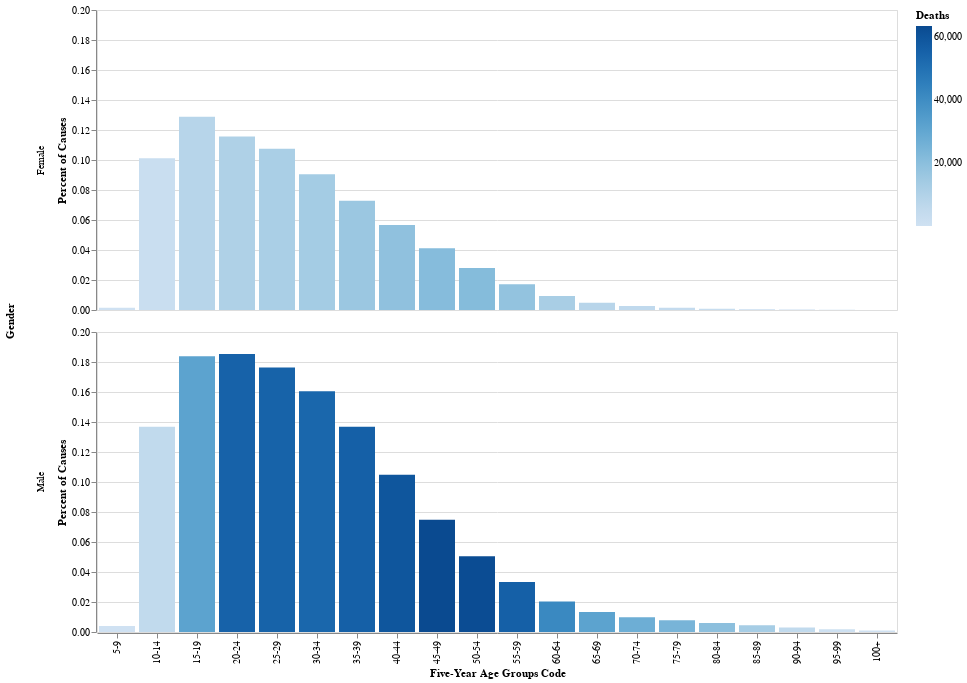

The notebook cell saved with this chart:
### Code cell
alt.Chart(selfharm_rates).mark_bar(tooltip=True).encode(
    x=alt.X('Five-Year Age Groups Code', sort=age_order),
    y='Percent of Causes',
    color=alt.Color('Deaths'),
    row='Gender'
).properties(
    width=800
)

### Figure 1 — Vega-Lite specification as saved in the notebook (floating-point values rounded to 4 significant figures)
{"config": {"view": {"continuousWidth": 300, "continuousHeight": 300}}, "data": {"name": "data-81aad3d263332e7077025535ce573b9c"}, "mark": {"type": "bar", "tooltip": true}, "encoding": {"color": {"field": "Deaths", "type": "quantitative"}, "row": {"field": "Gender", "type": "nominal"}, "x": {"field": "Five-Year Age Groups Code", "sort": ["1", "1-4", "5-9", "10-14", "15-19", "20-24", "25-29", "30-34", "35-39", "40-44", "45-49", "50-54", "55-59", "60-64", "65-69", "70-74", "75-79", "80-84", "85-89", "90-94", "95-99", "100+"], "type": "nominal"}, "y": {"field": "Percent of Causes", "type": "quantitative"}}, "width": 800, "$schema": "https://vega.github.io/schema/vega-lite/v5.17.0.json", "datasets": {"data-81aad3d263332e7077025535ce573b9c": [{"Notes": NaN, "ICD-10 113 Cause List": "#Intentional self-harm (suicide) (*U03,X60-X84,Y87.0)", "ICD-10 113 Cause List Code": "GR113-124", "Five-Year Age Groups": "5-9 years", "Five-Year Age Groups Code": "5-9", "Gender": "Female", "Gender Code": "F", "Deaths": 29.0, "Population": 216600000.0, "Crude Rate": 0.0, "Crude Rate Lower 95% Confidence Interval": 0.0, "Crude Rate Upper 95% Confidence Interval": 0.0, "Crude Rate Standard Error": 0.0, "All-Cause Deaths": 20210.0, "Percent of Causes": 0.001435}, {"Notes": NaN, "ICD-10 113 Cause List": "#Intentional self-harm (suicide) (*U03,X60-X84,Y87.0)", "ICD-10 113 Cause List Code": "GR113-124", "Five-Year Age Groups": "5-9 years", "Five-Year Age Groups Code": "5-9", "Gender": "Male", "Gender Code": "M", "Deaths": 107.0, "Population": 226500000.0, "Crude Rate": 0.0, "Crude Rate Lower 95% Confidence Interval": 0.0, "Crude Rate Upper 95% Confidence Interval": 0.1, "Crude Rate Standard Error": 0.0, "All-Cause Deaths": 26360.0, "Percent of Causes": 0.004059}, {"Notes": NaN, "ICD-10 113 Cause List": "#Intentional self-harm (suicide) (*U03,X60-X84,Y87.0)", "ICD-10 113 Cause List Code": "GR113-124", "Five-Year Age Groups": "10-14 years", "Five-Year Age Groups Code": "10-14", "Gender": "Female", "Gender Code": "F", "Deaths": 2393.0, "Population": 223800000.0, "Crude Rate": 1.1, "Crude Rate Lower 95% Confidence Interval": 1.0, "Crude Rate Upper 95% Confidence Interval": 1.1, "Crude Rate Standard Error": 0.0, "All-Cause Deaths": 23650.0, "Percent of Causes": 0.1012}, {"Notes": NaN, "ICD-10 113 Cause List": "#Intentional self-harm (suicide) (*U03,X60-X84,Y87.0)", "ICD-10 113 Cause List Code": "GR113-124", "Five-Year Age Groups": "10-14 years", "Five-Year Age Groups Code": "10-14", "Gender": "Male", "Gender Code": "M", "Deaths": 5087.0, "Population": 234300000.0, "Crude Rate": 2.2, "Crude Rate Lower 95% Confidence Interval": 2.1, "Crude Rate Upper 95% Confidence Interval": 2.2, "Crude Rate Standard Error": 0.0, "All-Cause Deaths": 37170.0, "Percent of Causes": 0.1369}, {"Notes": NaN, "ICD-10 113 Cause List": "#Intentional self-harm (suicide) (*U03,X60-X84,Y87.0)", "ICD-10 113 Cause List Code": "GR113-124", "Five-Year Age Groups": "15-19 years", "Five-Year Age Groups Code": "15-19", "Gender": "Female", "Gender Code": "F", "Deaths": 8297.0, "Population": 227300000.0, "Crude Rate": 3.7, "Crude Rate Lower 95% Confidence Interval": 3.6, "Crude Rate Upper 95% Confidence Interval": 3.7, "Crude Rate Standard Error": 0.0, "All-Cause Deaths": 64420.0, "Percent of Causes": 0.1288}, {"Notes": NaN, "ICD-10 113 Cause List": "#Intentional self-harm (suicide) (*U03,X60-X84,Y87.0)", "ICD-10 113 Cause List Code": "GR113-124", "Five-Year Age Groups": "15-19 years", "Five-Year Age Groups Code": "15-19", "Gender": "Male", "Gender Code": "M", "Deaths": 31500.0, "Population": 239500000.0, "Crude Rate": 13.2, "Crude Rate Lower 95% Confidence Interval": 13.0, "Crude Rate Upper 95% Confidence Interval": 13.3, "Crude Rate Standard Error": 0.1, "All-Cause Deaths": 171300.0, "Percent of Causes": 0.1838}, {"Notes": NaN, "ICD-10 113 Cause List": "#Intentional self-harm (suicide) (*U03,X60-X84,Y87.0)", "ICD-10 113 Cause List Code": "GR113-124", "Five-Year Age Groups": "20-24 years", "Five-Year Age Groups Code": "20-24", "Gender": "Female", "Gender Code": "F", "Deaths": 10560.0, "Population": 229100000.0, "Crude Rate": 4.6, "Crude Rate Lower 95% Confidence Interval": 4.5, "Crude Rate Upper 95% Confidence Interval": 4.7, "Crude Rate Standard Error": 0.0, "All-Cause Deaths": 91340.0, "Percent of Causes": 0.1156}, {"Notes": NaN, "ICD-10 113 Cause List": "#Intentional self-harm (suicide) (*U03,X60-X84,Y87.0)", "ICD-10 113 Cause List Code": "GR113-124", "Five-Year Age Groups": "20-24 years", "Five-Year Age Groups Code": "20-24", "Gender": "Male", "Gender Code": "M", "Deaths": 54990.0, "Population": 240000000.0, "Crude Rate": 22.9, "Crude Rate Lower 95% Confidence Interval": 22.7, "Crude Rate Upper 95% Confidence Interval": 23.1, "Crude Rate Standard Error": 0.1, "All-Cause Deaths": 296800.0, "Percent of Causes": 0.1853}, {"Notes": NaN, "ICD-10 113 Cause List": "#Intentional self-harm (suicide) (*U03,X60-X84,Y87.0)", "ICD-10 113 Cause List Code": "GR113-124", "Five-Year Age Groups": "25-29 years", "Five-Year Age Groups Code": "25-29", "Gender": "Female", "Gender Code": "F", "Deaths": 12160.0, "Population": 228600000.0, "Crude Rate": 5.3, "Crude Rate Lower 95% Confidence Interval": 5.2, "Crude Rate Upper 95% Confidence Interval": 5.4, "Crude Rate Standard Error": 0.0, "All-Cause Deaths": 113100.0, "Percent of Causes": 0.1075}, {"Notes": NaN, "ICD-10 113 Cause List": "#Intentional self-harm (suicide) (*U03,X60-X84,Y87.0)", "ICD-10 113 Cause List Code": "GR113-124", "Five-Year Age Groups": "25-29 years", "Five-Year Age Groups Code": "25-29", "Gender": "Male", "Gender Code": "M", "Deaths": 54580.0, "Population": 234300000.0, "Crude Rate": 23.3, "Crude Rate Lower 95% Confidence Interval": 23.1, "Crude Rate Upper 95% Confidence Interval": 23.5, "Crude Rate Standard Error": 0.1, "All-Cause Deaths": 309500.0, "Percent of Causes": 0.1763}, {"Notes": NaN, "ICD-10 113 Cause List": "#Intentional self-harm (suicide) (*U03,X60-X84,Y87.0)", "ICD-10 113 Cause List Code": "GR113-124", "Five-Year Age Groups": "30-34 years", "Five-Year Age Groups Code": "30-34", "Gender": "Female", "Gender Code": "F", "Deaths": 13620.0, "Population": 227300000.0, "Crude Rate": 6.0, "Crude Rate Lower 95% Confidence Interval": 5.9, "Crude Rate Upper 95% Confidence Interval": 6.1, "Crude Rate Standard Error": 0.1, "All-Cause Deaths": 150400.0, "Percent of Causes": 0.09054}, {"Notes": NaN, "ICD-10 113 Cause List": "#Intentional self-harm (suicide) (*U03,X60-X84,Y87.0)", "ICD-10 113 Cause List Code": "GR113-124", "Five-Year Age Groups": "30-34 years", "Five-Year Age Groups Code": "30-34", "Gender": "Male", "Gender Code": "M", "Deaths": 53430.0, "Population": 229900000.0, "Crude Rate": 23.2, "Crude Rate Lower 95% Confidence Interval": 23.0, "Crude Rate Upper 95% Confidence Interval": 23.4, "Crude Rate Standard Error": 0.1, "All-Cause Deaths": 332800.0, "Percent of Causes": 0.1605}, {"Notes": NaN, "ICD-10 113 Cause List": "#Intentional self-harm (suicide) (*U03,X60-X84,Y87.0)", "ICD-10 113 Cause List Code": "GR113-124", "Five-Year Age Groups": "35-39 years", "Five-Year Age Groups Code": "35-39", "Gender": "Female", "Gender Code": "F", "Deaths": 15870.0, "Population": 231400000.0, "Crude Rate": 6.9, "Crude Rate Lower 95% Confidence Interval": 6.8, "Crude Rate Upper 95% Confidence Interval": 7.0, "Crude Rate Standard Error": 0.1, "All-Cause Deaths": 217900.0, "Percent of Causes": 0.07284}, {"Notes": NaN, "ICD-10 113 Cause List": "#Intentional self-harm (suicide) (*U03,X60-X84,Y87.0)", "ICD-10 113 Cause List Code": "GR113-124", "Five-Year Age Groups": "35-39 years", "Five-Year Age Groups Code": "35-39", "Gender": "Male", "Gender Code": "M", "Deaths": 55800.0, "Population": 230600000.0, "Crude Rate": 24.2, "Crude Rate Lower 95% Confidence Interval": 24.0, "Crude Rate Upper 95% Confidence Interval": 24.4, "Crude Rate Standard Error": 0.1, "All-Cause Deaths": 407900.0, "Percent of Causes": 0.1368}, {"Notes": NaN, "ICD-10 113 Cause List": "#Intentional self-harm (suicide) (*U03,X60-X84,Y87.0)", "ICD-10 113 Cause List Code": "GR113-124", "Five-Year Age Groups": "40-44 years", "Five-Year Age Groups Code": "40-44", "Gender": "Female", "Gender Code": "F", "Deaths": 18870.0, "Population": 236300000.0, "Crude Rate": 8.0, "Crude Rate Lower 95% Confidence Interval": 7.9, "Crude Rate Upper 95% Confidence Interval": 8.1, "Crude Rate Standard Error": 0.1, "All-Cause Deaths": 333000.0, "Percent of Causes": 0.05666}, {"Notes": NaN, "ICD-10 113 Cause List": "#Intentional self-harm (suicide) (*U03,X60-X84,Y87.0)", "ICD-10 113 Cause List Code": "GR113-124", "Five-Year Age Groups": "40-44 years", "Five-Year Age Groups Code": "40-44", "Gender": "Male", "Gender Code": "M", "Deaths": 59310.0, "Population": 233000000.0, "Crude Rate": 25.5, "Crude Rate Lower 95% Confidence Interval": 25.3, "Crude Rate Upper 95% Confidence Interval": 25.7, "Crude Rate Standard Error": 0.1, "All-Cause Deaths": 565600.0, "Percent of Causes": 0.1049}, {"Notes": NaN, "ICD-10 113 Cause List": "#Intentional self-harm (suicide) (*U03,X60-X84,Y87.0)", "ICD-10 113 Cause List Code": "GR113-124", "Five-Year Age Groups": "45-49 years", "Five-Year Age Groups Code": "45-49", "Gender": "Female", "Gender Code": "F", "Deaths": 21240.0, "Population": 238700000.0, "Crude Rate": 8.9, "Crude Rate Lower 95% Confidence Interval": 8.8, "Crude Rate Upper 95% Confidence Interval": 9.0, "Crude Rate Standard Error": 0.1, "All-Cause Deaths": 515000.0, "Percent of Causes": 0.04124}, {"Notes": NaN, "ICD-10 113 Cause List": "#Intentional self-harm (suicide) (*U03,X60-X84,Y87.0)", "ICD-10 113 Cause List Code": "GR113-124", "Five-Year Age Groups": "45-49 years", "Five-Year Age Groups Code": "45-49", "Gender": "Male", "Gender Code": "M", "Deaths": 63390.0, "Population": 232900000.0, "Crude Rate": 27.2, "Crude Rate Lower 95% Confidence Interval": 27.0, "Crude Rate Upper 95% Confidence Interval": 27.4, "Crude Rate Standard Error": 0.1, "All-Cause Deaths": 848000.0, "Percent of Causes": 0.07476}, {"Notes": NaN, "ICD-10 113 Cause List": "#Intentional self-harm (suicide) (*U03,X60-X84,Y87.0)", "ICD-10 113 Cause List Code": "GR113-124", "Five-Year Age Groups": "50-54 years", "Five-Year Age Groups Code": "50-54", "Gender": "Female", "Gender Code": "F", "Deaths": 21330.0, "Population": 232400000.0, "Crude Rate": 9.2, "Crude Rate Lower 95% Confidence Interval": 9.1, "Crude Rate Upper 95% Confidence Interval": 9.3, "Crude Rate Standard Error": 0.1, "All-Cause Deaths": 759800.0, "Percent of Causes": 0.02808}, {"Notes": NaN, "ICD-10 113 Cause List": "#Intentional self-harm (suicide) (*U03,X60-X84,Y87.0)", "ICD-10 113 Cause List Code": "GR113-124", "Five-Year Age Groups": "50-54 years", "Five-Year Age Groups Code": "50-54", "Gender": "Male", "Gender Code": "M", "Deaths": 62540.0, "Population": 223600000.0, "Crude Rate": 28.0, "Crude Rate Lower 95% Confidence Interval": 27.8, "Crude Rate Upper 95% Confidence Interval": 28.2, "Crude Rate Standard Error": 0.1, "All-Cause Deaths": 1239000.0, "Percent of Causes": 0.05048}, {"Notes": NaN, "ICD-10 113 Cause List": "#Intentional self-harm (suicide) (*U03,X60-X84,Y87.0)", "ICD-10 113 Cause List Code": "GR113-124", "Five-Year Age Groups": "55-59 years", "Five-Year Age Groups Code": "55-59", "Gender": "Female", "Gender Code": "F", "Deaths": 17940.0, "Population": 213700000.0, "Crude Rate": 8.4, "Crude Rate Lower 95% Confidence Interval": 8.3, "Crude Rate Upper 95% Confidence Interval": 8.5, "Crude Rate Standard Error": 0.1, "All-Cause Deaths": 1041000.0, "Percent of Causes": 0.01723}, {"Notes": NaN, "ICD-10 113 Cause List": "#Intentional self-harm (suicide) (*U03,X60-X84,Y87.0)", "ICD-10 113 Cause List Code": "GR113-124", "Five-Year Age Groups": "55-59 years", "Five-Year Age Groups Code": "55-59", "Gender": "Male", "Gender Code": "M", "Deaths": 55730.0, "Population": 201400000.0, "Crude Rate": 27.7, "Crude Rate Lower 95% Confidence Interval": 27.4, "Crude Rate Upper 95% Confidence Interval": 27.9, "Crude Rate Standard Error": 0.1, "All-Cause Deaths": 1670000.0, "Percent of Causes": 0.03337}, {"Notes": NaN, "ICD-10 113 Cause List": "#Intentional self-harm (suicide) (*U03,X60-X84,Y87.0)", "ICD-10 113 Cause List Code": "GR113-124", "Five-Year Age Groups": "60-64 years ", "Five-Year Age Groups Code": "60-64", "Gender": "Female", "Gender Code": "F", "Deaths": 12450.0, "Population": 183200000.0, "Crude Rate": 6.8, "Crude Rate Lower 95% Confidence Interval": 6.7, "Crude Rate Upper 95% Confidence Interval": 6.9, "Crude Rate Standard Error": 0.1, "All-Cause Deaths": 1339000.0, "Percent of Causes": 0.009297}, {"Notes": NaN, "ICD-10 113 Cause List": "#Intentional self-harm (suicide) (*U03,X60-X84,Y87.0)", "ICD-10 113 Cause List Code": "GR113-124", "Five-Year Age Groups": "60-64 years ", "Five-Year Age Groups Code": "60-64", "Gender": "Male", "Gender Code": "M", "Deaths": 41560.0, "Population": 168100000.0, "Crude Rate": 24.7, "Crude Rate Lower 95% Confidence Interval": 24.5, "Crude Rate Upper 95% Confidence Interval": 25.0, "Crude Rate Standard Error": 0.1, "All-Cause Deaths": 2048000.0, "Percent of Causes": 0.02029}, {"Notes": NaN, "ICD-10 113 Cause List": "#Intentional self-harm (suicide) (*U03,X60-X84,Y87.0)", "ICD-10 113 Cause List Code": "GR113-124", "Five-Year Age Groups": "65-69 years", "Five-Year Age Groups Code": "65-69", "Gender": "Female", "Gender Code": "F", "Deaths": 8151.0, "Population": 151200000.0, "Crude Rate": 5.4, "Crude Rate Lower 95% Confidence Interval": 5.3, "Crude Rate Upper 95% Confidence Interval": 5.5, "Crude Rate Standard Error": 0.1, "All-Cause Deaths": 1668000.0, "Percent of Causes": 0.004885}, {"Notes": NaN, "ICD-10 113 Cause List": "#Intentional self-harm (suicide) (*U03,X60-X84,Y87.0)", "ICD-10 113 Cause List Code": "GR113-124", "Five-Year Age Groups": "65-69 years", "Five-Year Age Groups Code": "65-69", "Gender": "Male", "Gender Code": "M", "Deaths": 31520.0, "Population": 133800000.0, "Crude Rate": 23.6, "Crude Rate Lower 95% Confidence Interval": 23.3, "Crude Rate Upper 95% Confidence Interval": 23.8, "Crude Rate Standard Error": 0.1, "All-Cause Deaths": 2359000.0, "Percent of Causes": 0.01336}, {"Notes": NaN, "ICD-10 113 Cause List": "#Intentional self-harm (suicide) (*U03,X60-X84,Y87.0)", "ICD-10 113 Cause List Code": "GR113-124", "Five-Year Age Groups": "70-74 years", "Five-Year Age Groups Code": "70-74", "Gender": "Female", "Gender Code": "F", "Deaths": 5620.0, "Population": 122700000.0, "Crude Rate": 4.6, "Crude Rate Lower 95% Confidence Interval": 4.5, "Crude Rate Upper 95% Confidence Interval": 4.7, "Crude Rate Standard Error": 0.1, "All-Cause Deaths": 2143000.0, "Percent of Causes": 0.002623}, {"Notes": NaN, "ICD-10 113 Cause List": "#Intentional self-harm (suicide) (*U03,X60-X84,Y87.0)", "ICD-10 113 Cause List Code": "GR113-124", "Five-Year Age Groups": "70-74 years", "Five-Year Age Groups Code": "70-74", "Gender": "Male", "Gender Code": "M", "Deaths": 27080.0, "Population": 102700000.0, "Crude Rate": 26.4, "Crude Rate Lower 95% Confidence Interval": 26.0, "Crude Rate Upper 95% Confidence Interval": 26.7, "Crude Rate Standard Error": 0.2, "All-Cause Deaths": 2744000.0, "Percent of Causes": 0.009869}, {"Notes": NaN, "ICD-10 113 Cause List": "#Intentional self-harm (suicide) (*U03,X60-X84,Y87.0)", "ICD-10 113 Cause List Code": "GR113-124", "Five-Year Age Groups": "75-79 years", "Five-Year Age Groups Code": "75-79", "Gender": "Female", "Gender Code": "F", "Deaths": 4153.0, "Population": 98400000.0, "Crude Rate": 4.2, "Crude Rate Lower 95% Confidence Interval": 4.1, "Crude Rate Upper 95% Confidence Interval": 4.3, "Crude Rate Standard Error": 0.1, "All-Cause Deaths": 2782000.0, "Percent of Causes": 0.001493}, {"Notes": NaN, "ICD-10 113 Cause List": "#Intentional self-harm (suicide) (*U03,X60-X84,Y87.0)", "ICD-10 113 Cause List Code": "GR113-124", "Five-Year Age Groups": "75-79 years", "Five-Year Age Groups Code": "75-79", "Gender": "Male", "Gender Code": "M", "Deaths": 24470.0, "Population": 75130000.0, "Crude Rate": 32.6, "Crude Rate Lower 95% Confidence Interval": 32.2, "Crude Rate Upper 95% Confidence Interval": 33.0, "Crude Rate Standard Error": 0.2, "All-Cause Deaths": 3147000.0, "Percent of Causes": 0.007777}, {"Notes": NaN, "ICD-10 113 Cause List": "#Intentional self-harm (suicide) (*U03,X60-X84,Y87.0)", "ICD-10 113 Cause List Code": "GR113-124", "Five-Year Age Groups": "80-84 years", "Five-Year Age Groups Code": "80-84", "Gender": "Female", "Gender Code": "F", "Deaths": 2969.0, "Population": 75030000.0, "Crude Rate": 4.0, "Crude Rate Lower 95% Confidence Interval": 3.8, "Crude Rate Upper 95% Confidence Interval": 4.1, "Crude Rate Standard Error": 0.1, "All-Cause Deaths": 3526000.0, "Percent of Causes": 0.0008421}, {"Notes": NaN, "ICD-10 113 Cause List": "#Intentional self-harm (suicide) (*U03,X60-X84,Y87.0)", "ICD-10 113 Cause List Code": "GR113-124", "Five-Year Age Groups": "80-84 years", "Five-Year Age Groups Code": "80-84", "Gender": "Male", "Gender Code": "M", "Deaths": 19820.0, "Population": 49950000.0, "Crude Rate": 39.7, "Crude Rate Lower 95% Confidence Interval": 39.1, "Crude Rate Upper 95% Confidence Interval": 40.2, "Crude Rate Standard Error": 0.3, "All-Cause Deaths": 3346000.0, "Percent of Causes": 0.005924}, {"Notes": NaN, "ICD-10 113 Cause List": "#Intentional self-harm (suicide) (*U03,X60-X84,Y87.0)", "ICD-10 113 Cause List Code": "GR113-124", "Five-Year Age Groups": "85-89 years", "Five-Year Age Groups Code": "85-89", "Gender": "Female", "Gender Code": "F", "Deaths": 1895.0, "Population": null, "Crude Rate": null, "Crude Rate Lower 95% Confidence Interval": null, "Crude Rate Upper 95% Confidence Interval": null, "Crude Rate Standard Error": null, "All-Cause Deaths": 3912000.0, "Percent of Causes": 0.0004844}, {"Notes": NaN, "ICD-10 113 Cause List": "#Intentional self-harm (suicide) (*U03,X60-X84,Y87.0)", "ICD-10 113 Cause List Code": "GR113-124", "Five-Year Age Groups": "85-89 years", "Five-Year Age Groups Code": "85-89", "Gender": "Male", "Gender Code": "M", "Deaths": 13090.0, "Population": null, "Crude Rate": null, "Crude Rate Lower 95% Confidence Interval": null, "Crude Rate Upper 95% Confidence Interval": null, "Crude Rate Standard Error": null, "All-Cause Deaths": 2914000.0, "Percent of Causes": 0.004491}, {"Notes": NaN, "ICD-10 113 Cause List": "#Intentional self-harm (suicide) (*U03,X60-X84,Y87.0)", "ICD-10 113 Cause List Code": "GR113-124", "Five-Year Age Groups": "90-94 years", "Five-Year Age Groups Code": "90-94", "Gender": "Female", "Gender Code": "F", "Deaths": 785.0, "Population": null, "Crude Rate": null, "Crude Rate Lower 95% Confidence Interval": null, "Crude Rate Upper 95% Confidence Interval": null, "Crude Rate Standard Error": null, "All-Cause Deaths": 3127000.0, "Percent of Causes": 0.0002511}, {"Notes": NaN, "ICD-10 113 Cause List": "#Intentional self-harm (suicide) (*U03,X60-X84,Y87.0)", "ICD-10 113 Cause List Code": "GR113-124", "Five-Year Age Groups": "90-94 years", "Five-Year Age Groups Code": "90-94", "Gender": "Male", "Gender Code": "M", "Deaths": 5140.0, "Population": null, "Crude Rate": null, "Crude Rate Lower 95% Confidence Interval": null, "Crude Rate Upper 95% Confidence Interval": null, "Crude Rate Standard Error": null, "All-Cause Deaths": 1695000.0, "Percent of Causes": 0.003033}, {"Notes": NaN, "ICD-10 113 Cause List": "#Intentional self-harm (suicide) (*U03,X60-X84,Y87.0)", "ICD-10 113 Cause List Code": "GR113-124", "Five-Year Age Groups": "95-99 years", "Five-Year Age Groups Code": "95-99", "Gender": "Female", "Gender Code": "F", "Deaths": 184.0, "Population": null, "Crude Rate": null, "Crude Rate Lower 95% Confidence Interval": null, "Crude Rate Upper 95% Confidence Interval": null, "Crude Rate Standard Error": null, "All-Cause Deaths": 1402000.0, "Percent of Causes": 0.0001312}, {"Notes": NaN, "ICD-10 113 Cause List": "#Intentional self-harm (suicide) (*U03,X60-X84,Y87.0)", "ICD-10 113 Cause List Code": "GR113-124", "Five-Year Age Groups": "95-99 years", "Five-Year Age Groups Code": "95-99", "Gender": "Male", "Gender Code": "M", "Deaths": 932.0, "Population": null, "Crude Rate": null, "Crude Rate Lower 95% Confidence Interval": null, "Crude Rate Upper 95% Confidence Interval": null, "Crude Rate Standard Error": null, "All-Cause Deaths": 512600.0, "Percent of Causes": 0.001818}, {"Notes": NaN, "ICD-10 113 Cause List": "#Intentional self-harm (suicide) (*U03,X60-X84,Y87.0)", "ICD-10 113 Cause List Code": "GR113-124", "Five-Year Age Groups": "100+ years", "Five-Year Age Groups Code": "100+", "Gender": "Female", "Gender Code": "F", "Deaths": 14.0, "Population": null, "Crude Rate": null, "Crude Rate Lower 95% Confidence Interval": null, "Crude Rate Upper 95% Confidence Interval": null, "Crude Rate Standard Error": null, "All-Cause Deaths": 319900.0, "Percent of Causes": 4.376e-05}, {"Notes": NaN, "ICD-10 113 Cause List": "#Intentional self-harm (suicide) (*U03,X60-X84,Y87.0)", "ICD-10 113 Cause List Code": "GR113-124", "Five-Year Age Groups": "100+ years", "Five-Year Age Groups Code": "100+", "Gender": "Male", "Gender Code": "M", "Deaths": 74.0, "Population": null, "Crude Rate": null, "Crude Rate Lower 95% Confidence Interval": null, "Crude Rate Upper 95% Confidence Interval": null, "Crude Rate Standard Error": null, "All-Cause Deaths": 71340.0, "Percent of Causes": 0.001037}]}}
